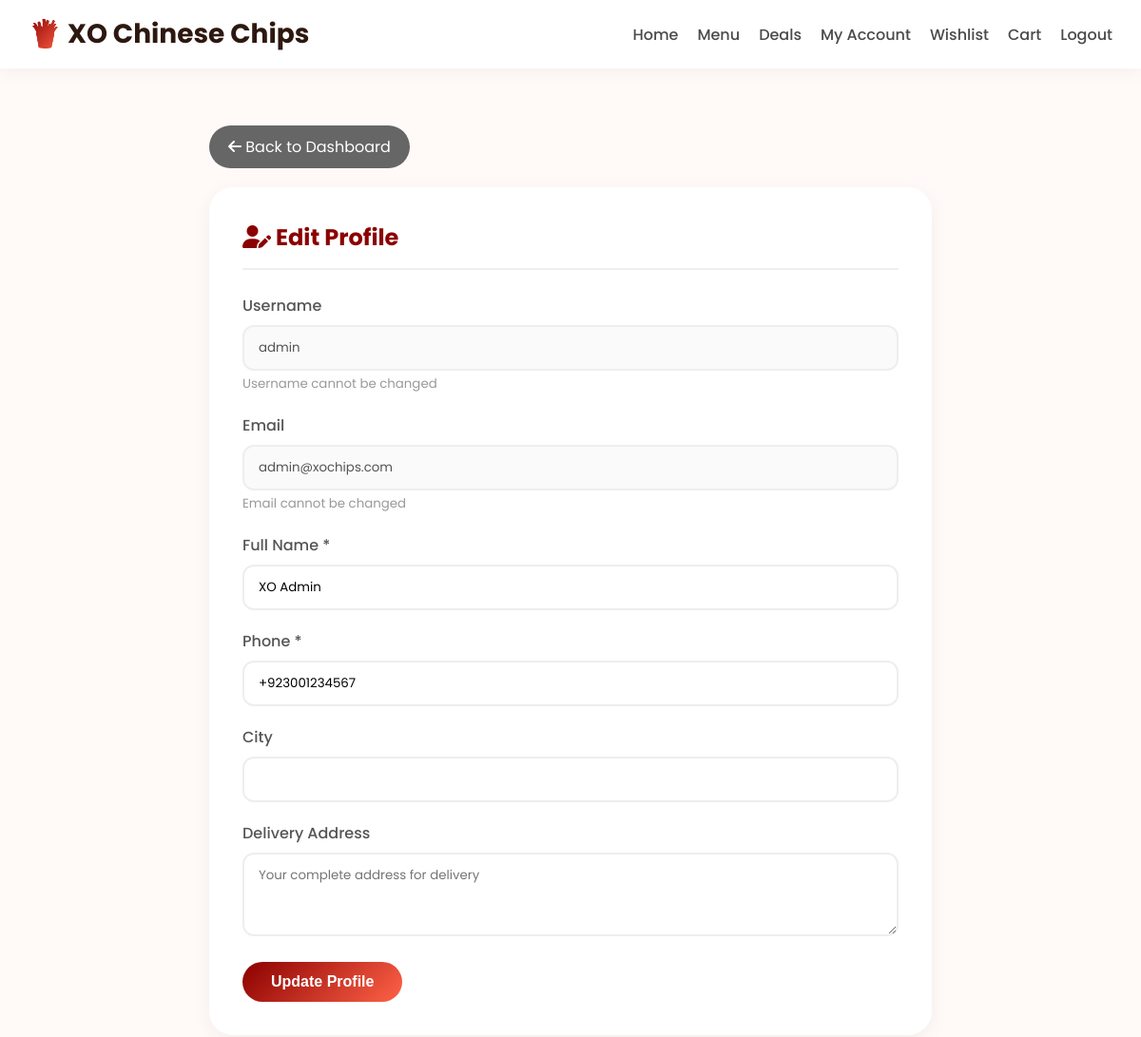
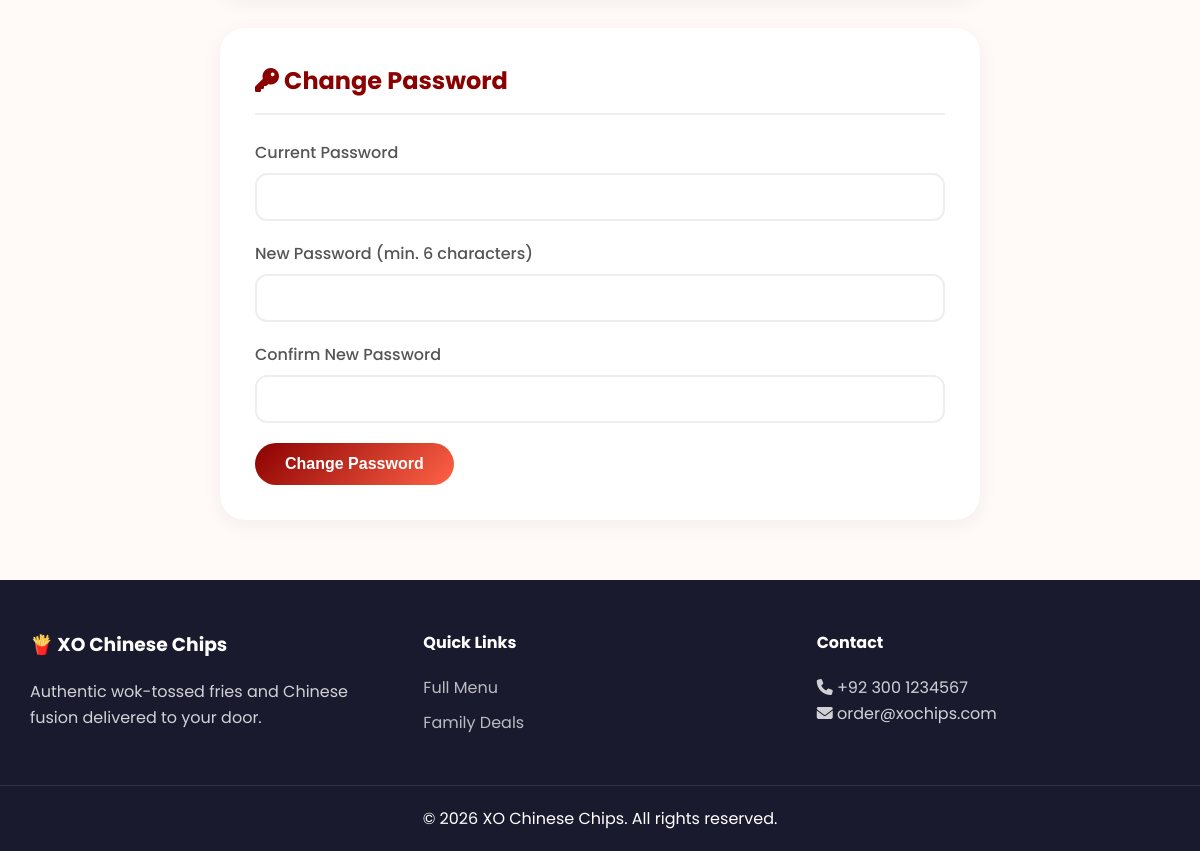
/profile_settings.php (signed in), run on the app's committed database (2 pictures, top to bottom).
### tables this page shows
CREATE TABLE users (
    id INT PRIMARY KEY AUTO_INCREMENT,
    username VARCHAR(50) UNIQUE NOT NULL,
    email VARCHAR(100) UNIQUE NOT NULL,
    password VARCHAR(255) NOT NULL,
    full_name VARCHAR(100) NOT NULL,
    phone VARCHAR(20) NOT NULL,
    city VARCHAR(50),
    address TEXT,
    profile_image VARCHAR(255) DEFAULT 'default-avatar.png',
    role ENUM('admin', 'user') DEFAULT 'user',
    status ENUM('active', 'inactive') DEFAULT 'active',
    created_at TIMESTAMP DEFAULT CURRENT_TIMESTAMP
);

### profile_settings.php (the view, shortened to what this page needs)
<?php
include "database.php";
$user_id = $_SESSION['user_id'];
$query = "SELECT * FROM users WHERE id = '$user_id'";
$result = mysqli_query($conn, $query);
$user = mysqli_fetch_assoc($result);
?>
<!DOCTYPE html>
<html lang="en">
<head>
    <link rel="stylesheet" href="https://cdnjs.cloudflare.com/ajax/libs/font-awesome/6.4.0/css/all.min.css">
    <link rel="stylesheet" href="style.css">
</head>
<body>
    <div class="header">
        <div class="header-content">
            <div class="logo">
                <span class="logo-icon">🍟</span>
                <span class="logo-text">XO Chinese Chips</span>
            </div>
            <div class="nav">
                <a href="index.php">Home</a>
                <a href="shop.php">Menu</a>
                <a href="deals.php">Deals</a>
                <a href="dashboard.php">My Account</a>
                <a href="wishlist.php">Wishlist</a>
                <a href="cart.php">Cart</a>
                <a href="logout.php">Logout</a>
            </div>
        </div>
    </div>
    <div class="profile-container">
        <a href="dashboard.php" class="btn-back"><i class="fas fa-arrow-left"></i> Back to Dashboard</a>
        <div class="profile-card">
            <h2><i class="fas fa-user-edit"></i> Edit Profile</h2>
            <form method="post">
                <div class="form-group">
                    <label>Username</label>
                    <input type="text" value="<?php echo htmlspecialchars($user['username']); ?>" disabled>
                    <small style="color: #999;">Username cannot be changed</small>
                </div>
                <div class="form-group">
                    <label>Email</label>
                    <input type="email" value="<?php echo htmlspecialchars($user['email']); ?>" disabled>
                    <small style="color: #999;">Email cannot be changed</small>
                </div>
                <div class="form-group">
                    <label>Full Name *</label>
                    <input type="text" name="full_name" value="<?php echo htmlspecialchars($user['full_name']); ?>" required>
                </div>
                <div class="form-group">
                    <label>Phone *</label>
                    <input type="text" name="phone" value="<?php echo htmlspecialchars($user['phone']); ?>" required>
                </div>
                <div class="form-group">
                    <label>City</label>
                    <input type="text" name="city" value="<?php echo htmlspecialchars($user['city']); ?>">
                </div>
                <div class="form-group">
                    <label>Delivery Address</label>
                    <textarea name="address" rows="3" placeholder="Your complete address for delivery"><?php echo htmlspecialchars($user['address']); ?></textarea>
                </div>
                <button type="submit" name="update_profile" class="btn-submit">Update Profile</button>
            </form>
        </div>
        <div class="profile-card">
            <h2><i class="fas fa-key"></i> Change Password</h2>
            <form method="post">
                <div class="form-group">
                    <label>Current Password</label>
                    <input type="password" name="current_password" required>
                </div>
                <div class="form-group">
                    <label>New Password (min. 6 characters)</label>
                    <input type="password" name="new_password" required>
                </div>
                <div class="form-group">
                    <label>Confirm New Password</label>
                    <input type="password" name="confirm_password" required>
                </div>
                <button type="submit" name="change_password" class="btn-submit">Change Password</button>
            </form>
        </div>
    </div>
    <div class="footer">
        <div class="footer-content">
            <div class="footer-section">
                <h3>🍟 XO Chinese Chips</h3>
                <p>Authentic wok-tossed fries and Chinese fusion delivered to your door.</p>
            </div>
            <div class="footer-section">
                <h4>Quick Links</h4>
                <a href="shop.php">Full Menu</a>
                <a href="deals.php">Family Deals</a>
            </div>
            <div class="footer-section">
                <h4>Contact</h4>
                <p><i class="fas fa-phone"></i> +92 300 1234567</p>
                <p><i class="fas fa-envelope"></i> order@xochips.com</p>
            </div>
        </div>
        <div class="footer-bottom">
            <p>&copy; <?php echo date('Y'); ?> XO Chinese Chips. All rights reserved.</p>
        </div>
    </div>
</body>
</html>

### style.css (style rules this page uses)
* { margin: 0; padding: 0; box-sizing: border-box; }
body { font-family: 'Poppins', sans-serif; background: #fffaf7; color: #2d1810; overflow-x: hidden; }
.header { background: white; box-shadow: 0 2px 20px rgba(0,0,0,0.05); position: sticky; top: 0; z-index: 1000; }
.header-content { max-width: 1400px; margin: 0 auto; padding: 15px 30px; display: flex; justify-content: space-between; align-items: center; flex-wrap: wrap; gap: 15px; }
.logo { font-size: 28px; font-weight: bold; }
.logo-icon { background: linear-gradient(135deg, #8B0000, #FF6347); -webkit-background-clip: text; background-clip: text; color: transparent; }
.nav { display: flex; gap: 20px; align-items: center; flex-wrap: wrap; }
.nav a { text-decoration: none; color: #4a4a4a; transition: all 0.3s ease; font-weight: 500; }
.footer { background: #1a1a2e; color: white; padding: 50px 0 0; }
.footer-content { max-width: 1400px; margin: 0 auto; display: grid; grid-template-columns: repeat(auto-fit, minmax(250px, 1fr)); gap: 40px; padding: 0 30px; }
.footer-section h3, .footer-section h4 { margin-bottom: 20px; }
.footer-section p { line-height: 1.6; opacity: 0.8; }
.footer-section a { display: block; color: white; text-decoration: none; margin-bottom: 10px; opacity: 0.7; transition: opacity 0.3s ease; }
.footer-bottom { text-align: center; padding: 20px; border-top: 1px solid rgba(255,255,255,0.1); margin-top: 40px; }

### profile_settings.php (style rules this page uses)
.profile-container { max-width: 800px; margin: 60px auto; padding: 0 20px; }
.profile-card { background: white; border-radius: 25px; padding: 35px; margin-bottom: 30px; box-shadow: 0 5px 20px rgba(0,0,0,0.05); }
.profile-card h2 { color: #8B0000; margin-bottom: 25px; padding-bottom: 15px; border-bottom: 2px solid #eee; }
.form-group { margin-bottom: 20px; }
.form-group label { display: block; margin-bottom: 8px; font-weight: 500; color: #555; }
.form-group input, .form-group textarea { width: 100%; padding: 12px 15px; border: 2px solid #eee; border-radius: 12px; font-family: inherit; transition: all 0.3s; }
.btn-submit { background: linear-gradient(135deg, #8B0000, #FF6347); color: white; padding: 12px 30px; border: none; border-radius: 50px; cursor: pointer; font-size: 16px; font-weight: 600; transition: all 0.3s; }
.btn-back { display: inline-block; padding: 10px 20px; background: #666; color: white; text-decoration: none; border-radius: 25px; margin-bottom: 20px; }

### data on the page
users: username "admin", email "admin@xochips.com", full_name "XO Admin", phone "+923001234567"
